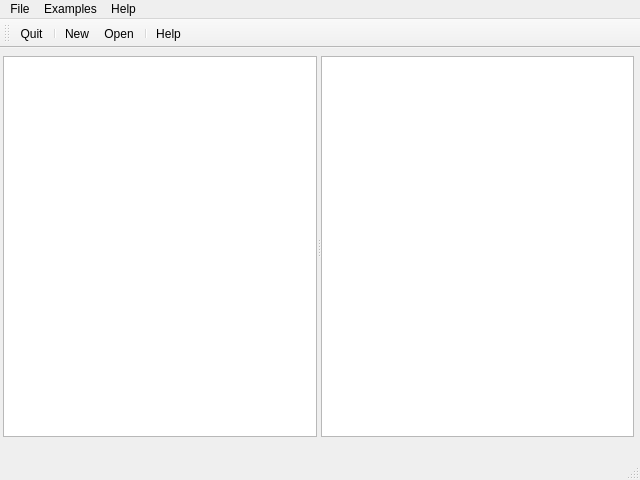
<?xml version="1.0" encoding="UTF-8"?>
<ui version="4.0">
 <class>MainWindow</class>
 <widget class="QMainWindow" name="MainWindow">
  <property name="geometry">
   <rect>
    <x>0</x>
    <y>0</y>
    <width>640</width>
    <height>480</height>
   </rect>
  </property>
  <property name="windowTitle">
   <string>Menu Demo</string>
  </property>
  <widget class="QWidget" name="centralwidget">
   <widget class="QSplitter" name="splitter">
    <property name="geometry">
     <rect>
      <x>3</x>
      <y>8</y>
      <width>631</width>
      <height>381</height>
     </rect>
    </property>
    <property name="orientation">
     <enum>Qt::Horizontal</enum>
    </property>
    <widget class="QListWidget" name="listWidget"/>
    <widget class="QPlainTextEdit" name="plainTextEdit"/>
   </widget>
  </widget>
  <widget class="QMenuBar" name="menubar">
   <property name="geometry">
    <rect>
     <x>0</x>
     <y>0</y>
     <width>640</width>
     <height>26</height>
    </rect>
   </property>
   <widget class="QMenu" name="menuFile">
    <property name="title">
     <string>File</string>
    </property>
    <addaction name="actionNew"/>
    <addaction name="actionOpen"/>
    <addaction name="actionQuit"/>
   </widget>
   <widget class="QMenu" name="menuExamples">
    <property name="title">
     <string>Examples</string>
    </property>
    <widget class="QMenu" name="menuDialog">
     <property name="title">
      <string>Dialog</string>
     </property>
     <widget class="QMenu" name="menuQMessageBox">
      <property name="title">
       <string>QMessageBox</string>
      </property>
      <addaction name="actioninformation"/>
      <addaction name="actionquestion"/>
      <addaction name="actioncritical"/>
      <addaction name="actionwarning"/>
     </widget>
     <addaction name="menuQMessageBox"/>
     <addaction name="actionQDialogBox"/>
     <addaction name="actionQFileDialog"/>
     <addaction name="actionQColorDialog"/>
    </widget>
    <addaction name="menuDialog"/>
    <addaction name="actionSimple_Widgets"/>
    <addaction name="actionLayouts"/>
    <addaction name="actionAdvanced_Widgets"/>
   </widget>
   <widget class="QMenu" name="menuHelp">
    <property name="title">
     <string>Help</string>
    </property>
    <addaction name="actionHelp"/>
    <addaction name="actionAbout_Menu"/>
   </widget>
   <addaction name="menuFile"/>
   <addaction name="menuExamples"/>
   <addaction name="menuHelp"/>
  </widget>
  <widget class="QStatusBar" name="statusbar"/>
  <widget class="QToolBar" name="toolBar">
   <property name="windowTitle">
    <string>toolBar</string>
   </property>
   <property name="toolButtonStyle">
    <enum>Qt::ToolButtonIconOnly</enum>
   </property>
   <attribute name="toolBarArea">
    <enum>TopToolBarArea</enum>
   </attribute>
   <attribute name="toolBarBreak">
    <bool>false</bool>
   </attribute>
   <addaction name="actionQuit"/>
   <addaction name="separator"/>
   <addaction name="actionNew"/>
   <addaction name="actionOpen"/>
   <addaction name="separator"/>
   <addaction name="actionHelp"/>
  </widget>
  <action name="actionNew">
   <property name="icon">
    <iconset>
     <normaloff>../../../2. Installing PyQt5/CODE/fotos/SidebarGenericFile.icns</normaloff>../../../2. Installing PyQt5/CODE/fotos/SidebarGenericFile.icns</iconset>
   </property>
   <property name="text">
    <string>New</string>
   </property>
   <property name="toolTip">
    <string>Create New Project</string>
   </property>
   <property name="statusTip">
    <string>New Project</string>
   </property>
   <property name="shortcut">
    <string>Ctrl+N</string>
   </property>
   <property name="shortcutContext">
    <enum>Qt::WindowShortcut</enum>
   </property>
  </action>
  <action name="actionOpen">
   <property name="icon">
    <iconset>
     <normaloff>../../../2. Installing PyQt5/CODE/fotos/SidebarGenericFolder.icns</normaloff>../../../2. Installing PyQt5/CODE/fotos/SidebarGenericFolder.icns</iconset>
   </property>
   <property name="text">
    <string>Open</string>
   </property>
   <property name="statusTip">
    <string>Open File</string>
   </property>
   <property name="shortcut">
    <string>Ctrl+O</string>
   </property>
  </action>
  <action name="actionQuit">
   <property name="icon">
    <iconset>
     <normaloff>../../../2. Installing PyQt5/CODE/fotos/exit.png</normaloff>../../../2. Installing PyQt5/CODE/fotos/exit.png</iconset>
   </property>
   <property name="text">
    <string>Quit</string>
   </property>
   <property name="statusTip">
    <string>Click to exit</string>
   </property>
   <property name="shortcut">
    <string>Ctrl+W</string>
   </property>
  </action>
  <action name="actionSimple_Widgets">
   <property name="text">
    <string>Simple Widgets</string>
   </property>
  </action>
  <action name="actionLayouts">
   <property name="text">
    <string>Layouts</string>
   </property>
  </action>
  <action name="actionAdvanced_Widgets">
   <property name="text">
    <string>Advanced Widgets</string>
   </property>
  </action>
  <action name="actionQDialogBox">
   <property name="text">
    <string>QDialogBox</string>
   </property>
  </action>
  <action name="actionQFileDialog">
   <property name="text">
    <string>QFileDialog</string>
   </property>
  </action>
  <action name="actionQColorDialog">
   <property name="text">
    <string>QColorDialog</string>
   </property>
  </action>
  <action name="actioninformation">
   <property name="text">
    <string>information</string>
   </property>
  </action>
  <action name="actionquestion">
   <property name="text">
    <string>question</string>
   </property>
  </action>
  <action name="actioncritical">
   <property name="text">
    <string>critical</string>
   </property>
  </action>
  <action name="actionwarning">
   <property name="text">
    <string>warning</string>
   </property>
  </action>
  <action name="actionHelp">
   <property name="icon">
    <iconset>
     <normaloff>../../../2. Installing PyQt5/CODE/fotos/HelpIcon.icns</normaloff>../../../2. Installing PyQt5/CODE/fotos/HelpIcon.icns</iconset>
   </property>
   <property name="text">
    <string>Help</string>
   </property>
  </action>
  <action name="actionAbout_Menu">
   <property name="text">
    <string>About Menu</string>
   </property>
  </action>
 </widget>
 <resources/>
 <connections/>
</ui>
